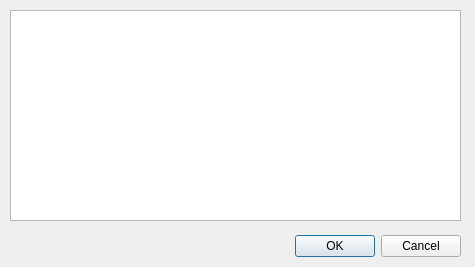
<?xml version="1.0" encoding="UTF-8"?>
<ui version="4.0">
 <class>Search</class>
 <widget class="QDialog" name="Search">
  <property name="geometry">
   <rect>
    <x>0</x>
    <y>0</y>
    <width>475</width>
    <height>267</height>
   </rect>
  </property>
  <property name="windowTitle">
   <string>Search Results</string>
  </property>
  <property name="accessibleName">
   <string>Search</string>
  </property>
  <widget class="ADialogButtonBox" name="buttonBox">
   <property name="geometry">
    <rect>
     <x>120</x>
     <y>230</y>
     <width>341</width>
     <height>32</height>
    </rect>
   </property>
   <property name="orientation">
    <enum>Qt::Horizontal</enum>
   </property>
   <property name="standardButtons">
    <set>QDialogButtonBox::Cancel|QDialogButtonBox::Ok</set>
   </property>
  </widget>
  <widget class="AListView" name="listSearchResults">
   <property name="geometry">
    <rect>
     <x>10</x>
     <y>10</y>
     <width>451</width>
     <height>211</height>
    </rect>
   </property>
   <property name="horizontalScrollBarPolicy">
    <enum>Qt::ScrollBarAlwaysOff</enum>
   </property>
   <property name="selectionMode">
    <enum>QAbstractItemView::NoSelection</enum>
   </property>
   <property name="selectionBehavior">
    <enum>QAbstractItemView::SelectRows</enum>
   </property>
  </widget>
 </widget>
 <customwidgets>
  <customwidget>
   <class>ADialogButtonBox</class>
   <extends>QDialogButtonBox</extends>
   <header>../Lib/adialogbuttonbox.h</header>
  </customwidget>
  <customwidget>
   <class>AListView</class>
   <extends>QListView</extends>
   <header>../Lib/alistview.h</header>
  </customwidget>
 </customwidgets>
 <resources/>
 <connections>
  <connection>
   <sender>buttonBox</sender>
   <signal>accepted()</signal>
   <receiver>Search</receiver>
   <slot>accept()</slot>
   <hints>
    <hint type="sourcelabel">
     <x>248</x>
     <y>254</y>
    </hint>
    <hint type="destinationlabel">
     <x>157</x>
     <y>274</y>
    </hint>
   </hints>
  </connection>
  <connection>
   <sender>buttonBox</sender>
   <signal>rejected()</signal>
   <receiver>Search</receiver>
   <slot>reject()</slot>
   <hints>
    <hint type="sourcelabel">
     <x>316</x>
     <y>260</y>
    </hint>
    <hint type="destinationlabel">
     <x>286</x>
     <y>274</y>
    </hint>
   </hints>
  </connection>
 </connections>
</ui>
